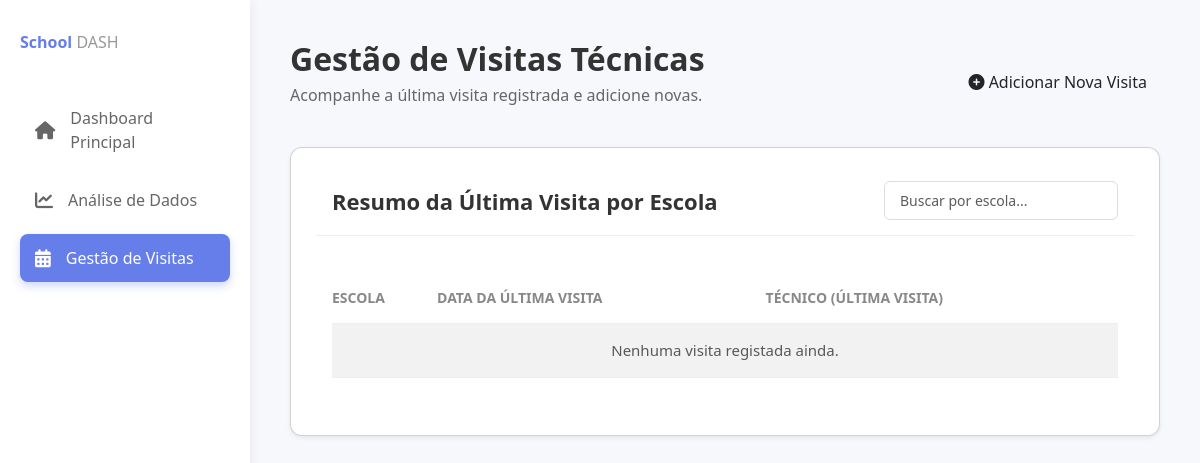
Page /visitas/ (signed in) on the earlier database version.
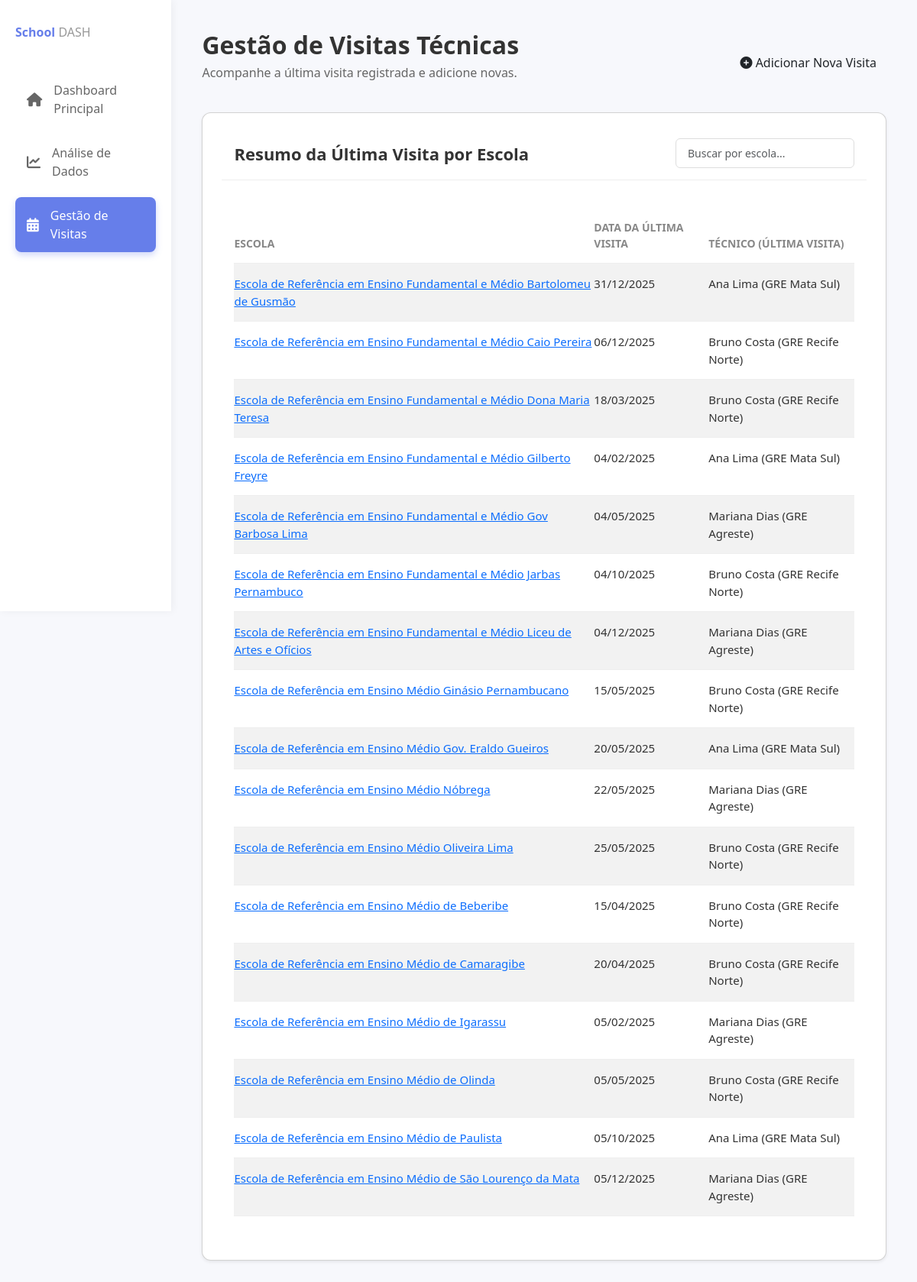
Same page on the later database version.
### core/models.py (models this page shows, shortened)
class VisitaTecnica(models.Model):
    escola = models.CharField(max_length=255)
    data_visita = models.DateField(null=True, blank=True) # Melhor tipo para datas
    tecnico_gre = models.CharField(max_length=255, null=True, blank=True)
    servidor_escola = models.CharField(max_length=255, null=True, blank=True)
    demanda = models.TextField(null=True, blank=True) # TextField é melhor para textos longos
    encaminhamento = models.TextField(null=True, blank=True)
    observacao = models.TextField(null=True, blank=True)
    ocorrencias = models.ManyToManyField(Ocorrencia, blank=True, verbose_name="Ocorrências observadas")

### core/views.py (the view, shortened to what this page needs)
# urls.py: path('visitas/', views.visitas_view, name='visitas'),
@login_required(login_url='login')
def visitas_view(request):
    ultimas_visitas_por_escola = VisitaTecnica.objects.values(
        'escola'
    ).annotate(
        ultima_data=Max('data_visita')
    )
    lista_resumo_visitas = []
    for item in ultimas_visitas_por_escola:
        try:
            ultima_visita_obj = VisitaTecnica.objects.filter(
                escola=item['escola'],
                data_visita=item['ultima_data']
            ).latest('id')
            lista_resumo_visitas.append(ultima_visita_obj)
        except VisitaTecnica.DoesNotExist:
            continue
    lista_resumo_visitas.sort(key=lambda visita: visita.escola)
    form_modal = VisitaTecnicaForm()
    context = {
        'form_modal': form_modal,
        'resumo_visitas': lista_resumo_visitas,
    }
    return render(request, 'visitas.html', context)

### core/templates/visitas.html (shortened to what this page needs)
{% extends 'base_dashboard.html' %}
{% load static %}
{% block nav_visitas %}active{% endblock %}
{% block extra_css %}
<link rel="stylesheet" href="{% static 'css/visitas.css' %}">
{% endblock extra_css %}
{% block content %}
<div class="visitas-container">
    <div class="header-section d-flex justify-content-between align-items-center mb-4">
        <div>
            <h1 class="page-title">Gestão de Visitas Técnicas</h1>
            <p class="page-subtitle">Acompanhe a última visita registrada e adicione novas.</p> </div>
        <button type="button" class="btn btn-primary-custom" data-bs-toggle="modal" data-bs-target="#visitModal">
            <i class="fas fa-plus-circle"></i> Adicionar Nova Visita
        </button>
    </div>
    <div class="visits-card card shadow-sm">
        <div class="card-header bg-white d-flex justify-content-between align-items-center">
            <h3 class="card-title mb-0">Resumo da Última Visita por Escola</h3>
            <input type="text" id="filterInput" class="form-control w-auto search-bar" placeholder="Buscar por escola..." onkeyup="filterTable()">
        </div>
        <div class="card-body">
            <div class="table-responsive">
                <table class="visits-table table table-striped table-hover">
                    <thead>
                        <tr>
                            <th>Escola</th>
                            <th>Data da Última Visita</th>
                            <th>Técnico (Última Visita)</th>
                            </tr>
                    </thead>
                    <tbody id="visitsTableBody">
                        {% for ultima_visita in resumo_visitas %}
                        <tr>
                            <td>
                                <a href="{% url 'perfil_escola' escola_nome=ultima_visita.escola %}">
                                    {{ ultima_visita.escola }}
                                </a>
                            </td>
                            <td>{{ ultima_visita.data_visita|date:"d/m/Y" }}</td>
                            <td>{{ ultima_visita.tecnico_gre|default:"" }}</td>
                        </tr>
                        {% empty %}
                        <tr>
                            <td colspan="3" class="text-center text-muted">Nenhuma visita registada ainda.</td>
                        </tr>
                        {% endfor %} </tbody>
                </table>
            </div>
        </div>
    </div> </div>
{% endblock content %}

Differences in the rows shown:
added VisitaTecnica: escola "Escola de Referência em Ensino Fundamental e Médio Bartolomeu de Gusmão", data_visita "31/12/2025", tecnico_gre "Ana Lima (GRE Mata Sul)"
added VisitaTecnica: escola "Escola de Referência em Ensino Fundamental e Médio Caio Pereira", data_visita "06/12/2025", tecnico_gre "Bruno Costa (GRE Recife Norte)"
added VisitaTecnica: escola "Escola de Referência em Ensino Fundamental e Médio Dona Maria Teresa", data_visita "18/03/2025", tecnico_gre "Bruno Costa (GRE Recife Norte)"
added VisitaTecnica: escola "Escola de Referência em Ensino Fundamental e Médio Gilberto Freyre", data_visita "04/02/2025", tecnico_gre "Ana Lima (GRE Mata Sul)"
added VisitaTecnica: escola "Escola de Referência em Ensino Fundamental e Médio Gov Barbosa Lima", data_visita "04/05/2025", tecnico_gre "Mariana Dias (GRE Agreste)"
added VisitaTecnica: escola "Escola de Referência em Ensino Fundamental e Médio Jarbas Pernambuco", data_visita "04/10/2025", tecnico_gre "Bruno Costa (GRE Recife Norte)"
added VisitaTecnica: escola "Escola de Referência em Ensino Fundamental e Médio Liceu de Artes e Ofícios", data_visita "04/12/2025", tecnico_gre "Mariana Dias (GRE Agreste)"
added VisitaTecnica: escola "Escola de Referência em Ensino Médio Ginásio Pernambucano", data_visita "15/05/2025", tecnico_gre "Bruno Costa (GRE Recife Norte)"
added VisitaTecnica: escola "Escola de Referência em Ensino Médio Gov. Eraldo Gueiros", data_visita "20/05/2025", tecnico_gre "Ana Lima (GRE Mata Sul)"
added VisitaTecnica: escola "Escola de Referência em Ensino Médio Nóbrega", data_visita "22/05/2025", tecnico_gre "Mariana Dias (GRE Agreste)"
added VisitaTecnica: escola "Escola de Referência em Ensino Médio Oliveira Lima", data_visita "25/05/2025", tecnico_gre "Bruno Costa (GRE Recife Norte)"
added VisitaTecnica: escola "Escola de Referência em Ensino Médio de Beberibe", data_visita "15/04/2025", tecnico_gre "Bruno Costa (GRE Recife Norte)"
added VisitaTecnica: escola "Escola de Referência em Ensino Médio de Camaragibe", data_visita "20/04/2025", tecnico_gre "Bruno Costa (GRE Recife Norte)"
added VisitaTecnica: escola "Escola de Referência em Ensino Médio de Igarassu", data_visita "05/02/2025", tecnico_gre "Mariana Dias (GRE Agreste)"
added VisitaTecnica: escola "Escola de Referência em Ensino Médio de Olinda", data_visita "05/05/2025", tecnico_gre "Bruno Costa (GRE Recife Norte)"
added VisitaTecnica: escola "Escola de Referência em Ensino Médio de Paulista", data_visita "05/10/2025", tecnico_gre "Ana Lima (GRE Mata Sul)"
added VisitaTecnica: escola "Escola de Referência em Ensino Médio de São Lourenço da Mata", data_visita "05/12/2025", tecnico_gre "Mariana Dias (GRE Agreste)"
Other differences:
text no longer shown: "Nenhuma visita registada ainda."
